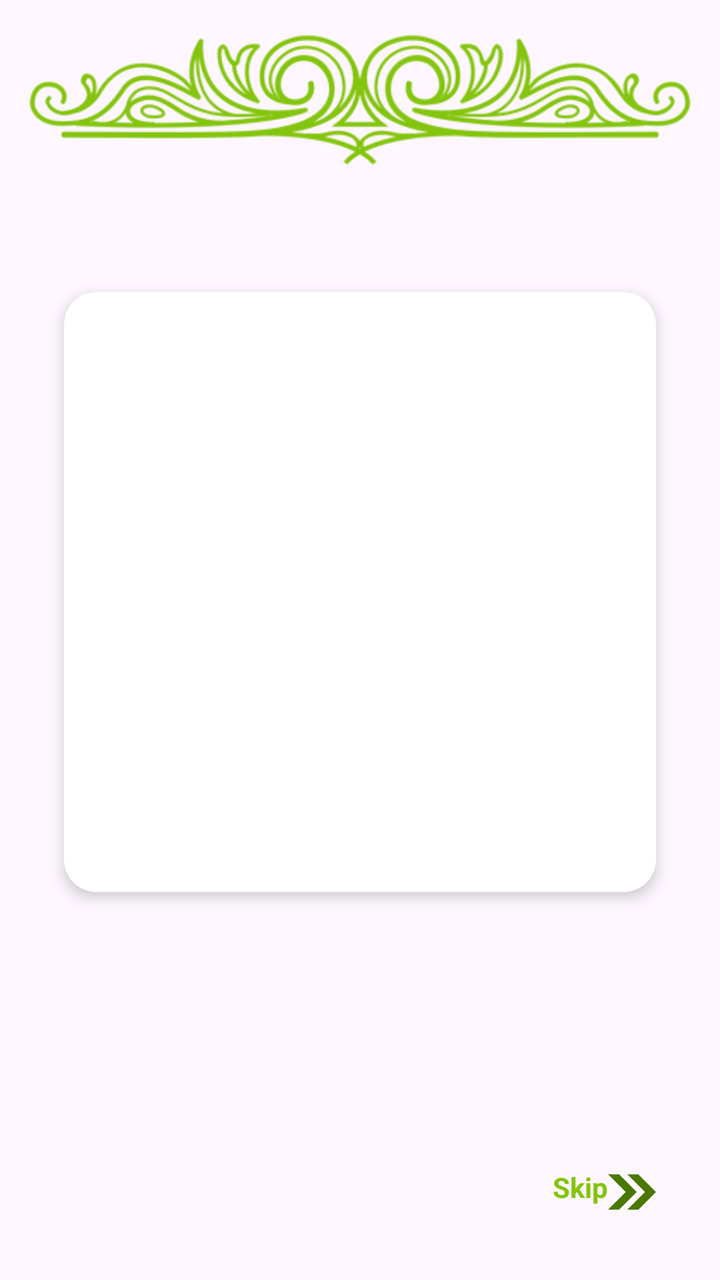
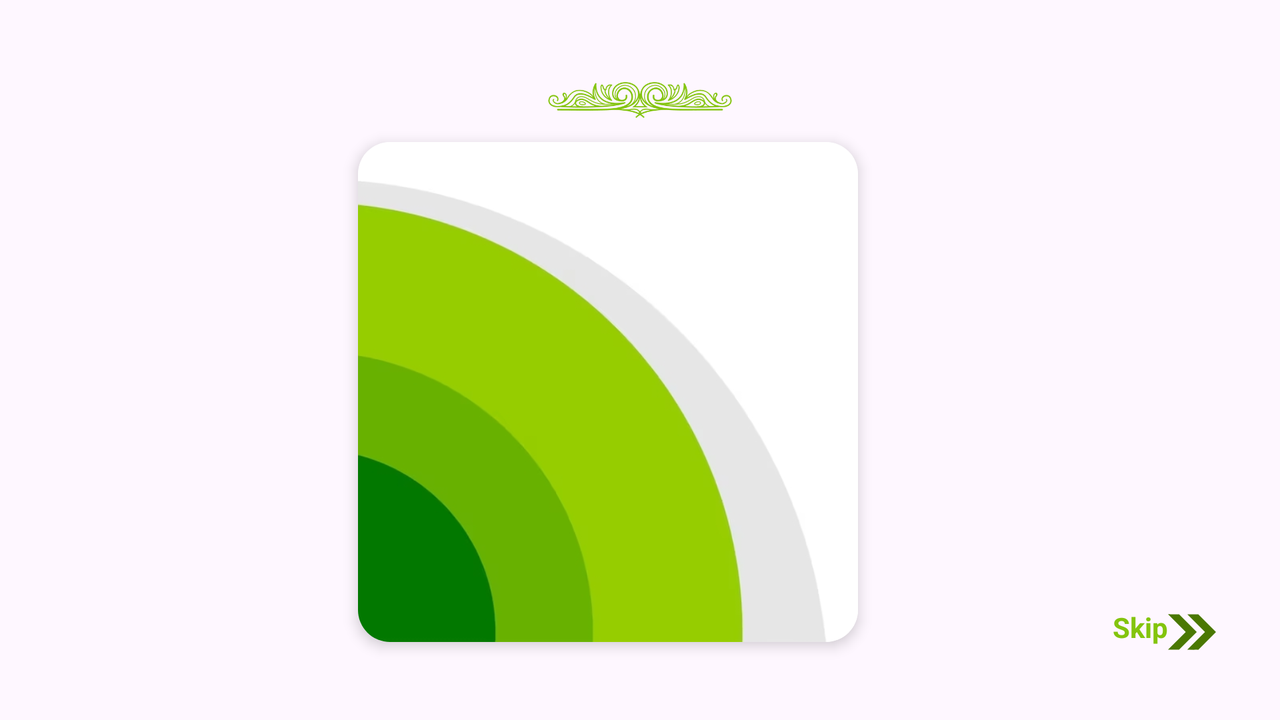

Compare how this app lays out the same screen by default and in its alternative resource folder. The renders come first, then the two layout files and the values they reference.
<!-- AndroidManifest.xml: application theme Theme.ITCenterProject -->
<!-- res/layout/activity_welcome.xml -->
<androidx.constraintlayout.widget.ConstraintLayout xmlns:android="http://schemas.android.com/apk/res/android"
    xmlns:app="http://schemas.android.com/apk/res-auto"
    xmlns:tools="http://schemas.android.com/tools"
    android:id="@+id/main"
    android:layout_width="match_parent"
    android:layout_height="match_parent"
    tools:context=".activity.WelcomeActivity">

    <ImageView
        android:layout_width="match_parent"
        android:layout_height="100dp"
        android:src="@drawable/top"
        android:scaleType="centerCrop"
        tools:ignore="MissingConstraints"
        app:tint="#83C40D" />

    <androidx.cardview.widget.CardView
        android:id="@+id/cardView"
        android:layout_width="match_parent"
        android:layout_height="300dp"
        android:layout_gravity="center"
        android:layout_marginHorizontal="32dp"
        android:layout_marginBottom="48dp"
        app:cardCornerRadius="16dp"
        app:cardElevation="4dp"
        app:layout_constraintBottom_toBottomOf="parent"
        app:layout_constraintEnd_toEndOf="parent"
        app:layout_constraintStart_toStartOf="parent"
        app:layout_constraintTop_toTopOf="parent">

                <androidx.viewpager2.widget.ViewPager2
                    android:id="@+id/viewPager2"
                    android:layout_width="match_parent"
                    android:layout_height="match_parent" />





    </androidx.cardview.widget.CardView>

    <LinearLayout
        android:id="@+id/dot"
        android:layout_width="match_parent"
        android:layout_height="wrap_content"
        android:layout_marginTop="16dp"
        android:gravity="center"
        android:orientation="horizontal"
        app:layout_constraintTop_toBottomOf="@+id/cardView" />

    <LinearLayout
        android:layout_width="match_parent"
        android:layout_height="match_parent"
        android:gravity="bottom"

        android:layout_margin="32dp"
        android:orientation="vertical">
        <LinearLayout
            android:layout_width="match_parent"
            android:layout_height="wrap_content"
            android:gravity="end"
            android:orientation="horizontal">
            <TextView
                android:id="@+id/tvskip"
                android:layout_width="wrap_content"
                android:layout_height="wrap_content"
                android:textSize="14sp"
                android:textStyle="bold"
                android:text="Skip"
                android:textColor="#83C40D"/>
            <ImageView
                android:layout_width="wrap_content"
                android:layout_height="wrap_content"
                android:src="@drawable/noun_arrow_right"
                app:tint="#4A7802" />

        </LinearLayout>
    </LinearLayout>
</androidx.constraintlayout.widget.ConstraintLayout>
<!-- resources referenced by this layout -->
<resources>
  <!-- drawable noun_arrow_right (drawable) -->
  <vector xmlns:android="http://schemas.android.com/apk/res/android"
      android:width="24dp"
      android:height="24dp"
      android:viewportWidth="100"
      android:viewportHeight="100">
    <path
        android:fillColor="#FF000000"
        android:pathData="M0,13 L37,50 0,86.94q11.51,-0.07 23,-0.07L59.9,50 23.14,13.23q-9.29,0 -18.58,-0.11h0C5,13.12 2.72,13.07 0,13Z"/>
    <path
        android:fillColor="#FF000000"
        android:pathData="M40.34,13.25 L77.09,50 40.18,86.89q7.44,0 14.88,0.11c-1.1,0 3.86,-0.09 8,0l37,-37L63.16,13.15C55.55,13.22 48,13.24 40.34,13.25Z"/>
  </vector>
  <!-- drawable top: png bitmap (drawable, 12403 bytes) -->
  <style name="Theme.ITCenterProject" parent="Base.Theme.ITCenterProject" />
  <style name="Base.Theme.ITCenterProject" parent="Theme.Material3.DayNight.NoActionBar">
          
          
      </style>
</resources>
<!-- res/layout-land/activity_welcome.xml (the repository's variant of the layout above) -->
<!-- drawn on the phone turned sideways -->
<?xml version="1.0" encoding="utf-8"?>
<androidx.constraintlayout.widget.ConstraintLayout xmlns:android="http://schemas.android.com/apk/res/android"
    xmlns:app="http://schemas.android.com/apk/res-auto"
    xmlns:tools="http://schemas.android.com/tools"
    android:id="@+id/main"
    android:layout_width="match_parent"
    android:layout_height="match_parent"
    tools:context=".activity.WelcomeActivity">
    <ImageView
        android:layout_width="match_parent"
        android:layout_height="100dp"
        android:src="@drawable/top"
        android:scaleType="fitCenter"
        tools:ignore="MissingConstraints"
        app:tint="#83C40D" />

    <androidx.cardview.widget.CardView
        android:id="@+id/cardView"
        android:layout_width="250dp"
        android:layout_height="250dp"
        android:layout_gravity="center"
        android:layout_marginHorizontal="32dp"
        android:layout_marginTop="32dp"
        android:layout_marginEnd="32dp"
        app:cardCornerRadius="16dp"
        app:cardElevation="4dp"
        app:layout_constraintBottom_toBottomOf="parent"
        app:layout_constraintEnd_toEndOf="parent"
        app:layout_constraintStart_toStartOf="parent"
        app:layout_constraintTop_toTopOf="parent">

        
        
        
        
        <ImageView
            android:layout_width="match_parent"
            android:layout_height="match_parent"
            android:scaleType="centerCrop"
            android:src="@drawable/background_bottom" />
    </androidx.cardview.widget.CardView>

    <LinearLayout
        android:id="@+id/dot"
        android:layout_width="match_parent"
        android:layout_height="wrap_content"
        android:layout_marginTop="16dp"
        android:gravity="center"
        android:orientation="horizontal"
        app:layout_constraintTop_toBottomOf="@+id/cardView" />

    
    
    
    
    
    
    
    
    
    
    

    
    
    
    
    
    
    
    
    
    
    

    
    
    
    
    
    
    
    <LinearLayout
        android:layout_width="match_parent"
        android:layout_height="match_parent"
        android:gravity="bottom"

        android:layout_margin="32dp"
        android:orientation="vertical">
        <LinearLayout
            android:layout_width="match_parent"
            android:layout_height="wrap_content"
            android:gravity="end"
            android:orientation="horizontal">
            <TextView
                android:layout_width="wrap_content"
                android:layout_height="wrap_content"
                android:textSize="14sp"
                android:textStyle="bold"
                android:text="Skip"
                android:textColor="#83C40D"/>
            <ImageView
                android:layout_width="wrap_content"
                android:layout_height="wrap_content"
                android:src="@drawable/noun_arrow_right"
                app:tint="#4A7802" />

        </LinearLayout>
    </LinearLayout>

</androidx.constraintlayout.widget.ConstraintLayout>
<!-- resources referenced by the variant -->
<!-- as the phone turned sideways resolves them -->
<resources>
  <!-- drawable background_bottom: jpg bitmap (drawable, 28352 bytes) -->
  <!-- drawable noun_arrow_right (drawable) -->
  <vector xmlns:android="http://schemas.android.com/apk/res/android"
      android:width="24dp"
      android:height="24dp"
      android:viewportWidth="100"
      android:viewportHeight="100">
    <path
        android:fillColor="#FF000000"
        android:pathData="M0,13 L37,50 0,86.94q11.51,-0.07 23,-0.07L59.9,50 23.14,13.23q-9.29,0 -18.58,-0.11h0C5,13.12 2.72,13.07 0,13Z"/>
    <path
        android:fillColor="#FF000000"
        android:pathData="M40.34,13.25 L77.09,50 40.18,86.89q7.44,0 14.88,0.11c-1.1,0 3.86,-0.09 8,0l37,-37L63.16,13.15C55.55,13.22 48,13.24 40.34,13.25Z"/>
  </vector>
  <!-- drawable top: png bitmap (drawable, 12403 bytes) -->
  <style name="Theme.ITCenterProject" parent="Base.Theme.ITCenterProject" />
  <style name="Base.Theme.ITCenterProject" parent="Theme.Material3.DayNight.NoActionBar">
          
          
      </style>
</resources>
